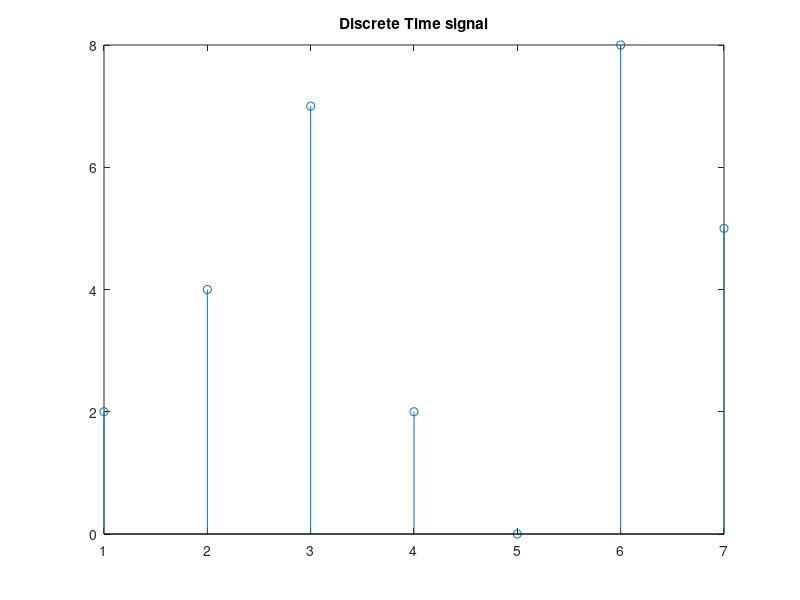
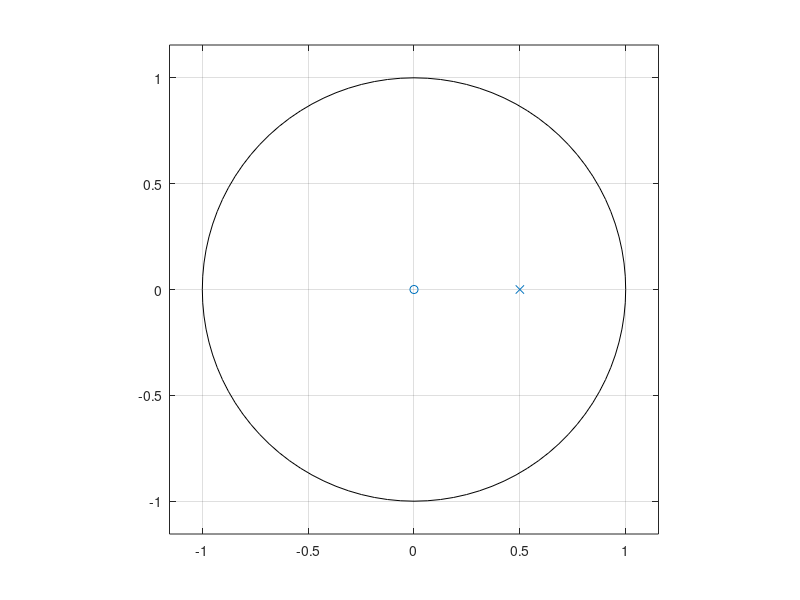
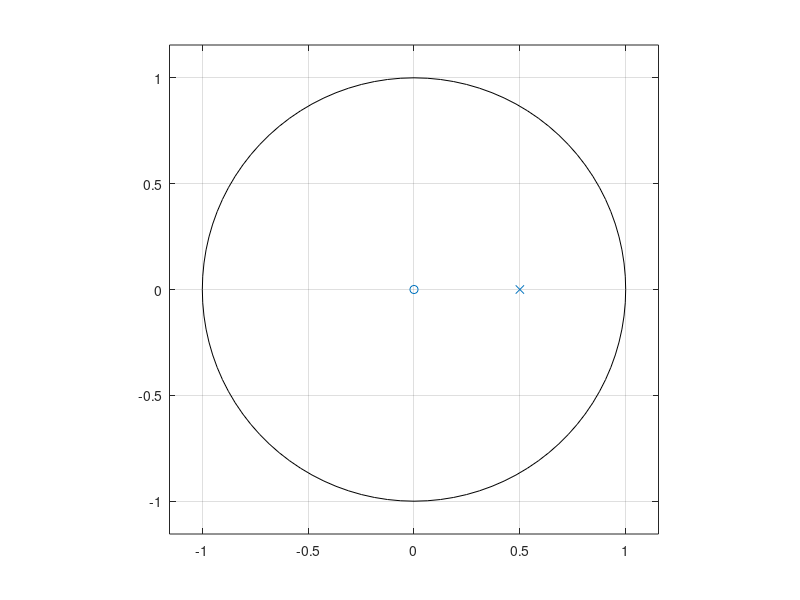
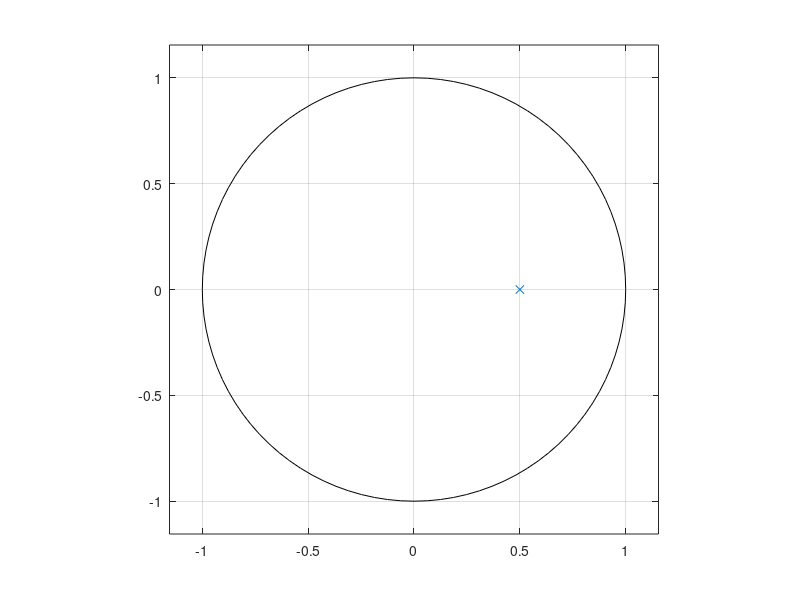

Recreate these plots in MATLAB, in order. (Note: this script raises an error after producing the figures.)
%% Lesson 6b
% * Have a overview idea of the z transform
% * Know how to plot pole zero plots of the z transform, and what to infer
% * Know how to input a signal to the transfer function of z transform

%% Review
x = [2 4 7 2 0 8 5];
stem(x);
title("Discrete Time signal");

%% Overview of the z transform
% The z transform converts a discrete time signal, which can be represented
% in real or complex numbers, into a sequence of complex exponentials.
% There are two key motivations of the z transform:
%
% * By identifying the impulse response of the system we can determine how
% it would perform in different frequencies
% * By identifying the presence of increasing or decreasing oscillations in
% the impulse response of a system we can determine whether the system
% could be stable or not

%% Z transform
% One of the things we usually evaluate in the z transform is the pole zero
% plot, since it can tell us about stability and causality in
% different regions of convergence. Let us just look at one simple example
% of a pole zero plot.

%% Z transform - generate a pole zero plot
% There are multiple ways to generate the pole zero plot. If you are
% interested, you should look up tf2zp (and its inverse, zp2tf), pzplot,
% etc. We are going to introduce the most simple function -- zplane. In the
% example, b1 and a1 and coefficients of the numerator and denominator,
% i.e, the transfer function. The transfer function is the
% the ratio between output (denominator) and input (numerator).

b1 = [1];       % numerator
a1 = [1 -0.5];  % denominator
figure;
zplane(b1, a1);

%% BE CAREFUL!
% If the input vectors are COLUMN vectors, they would be interpreted as
% poles and zeros, and if they are ROW vectors, they would be interpreted
% as coefficients of the transfer function.

%% BE CAREFUL!
% zplane takes negative power coefficients, while tf2zp (the one used
% in the homework) uses positive power coefficients.

% In particular, note that polynomials with negative power efficients are
% LEFT-ALIGNED, while polynomials with positive power coefficients are
% RIGHT-ALIGNED. E.g., for positive coefficients b1 and [0 b1] are the
% same polynomial, but not so if negative coefficients. See the following
% example.

% $1/(1-0.5z^-1) = z/(z-0.5)$
figure;
zplane(b1, a1);

% $(0+z^-1)/(1-z^-1) = 1/(z-0.5)$
figure;
zplane([0 b1], a1);

%% tf2zp and zp2tf
b = [2 3 0];
a = [1 1/sqrt(2) 1/4];

[z, p, k] = tf2zp(b, a);

figure;
zplane(z, p);
[b, a] = zp2tf(z, p, k);

%% tf2zpk
[z, p, k] = tf2zpk(b, a);
figure;
zplane(z, p);

%% Z transform - More examples!

b2 = [1];
a2 = [1 -1.5];
b3 = [1 -1 0.25];
a3 = [1 -23/10 1.2];

% Example 1 : One pole, outer region is stable and causal
figure;
subplot(3, 1, 1);
zplane(b1, a1);
title('$$H_1(z)=\frac{z}{z-\frac{1}{2}}$$', 'interpreter', 'latex');

% Example 2 : One pole, outer region is causal but not stable, inner region
% is stable but not causal
subplot(3, 1, 2);
zplane(b2,a2);
title('$$H_2(z)=\frac{z}{z-\frac{3}{2}}$$', 'interpreter', 'latex');

% Example 3 : Two poles, outer region is causal, middle region is stable
subplot(3, 1, 3);
zplane(b3, a3);
title('$$H_3(z)=\frac{(z-\frac{1}{2})^2}{(z-\frac{4}{5})(z-\frac{3}{2})}$$', ...
    'interpreter', 'latex');

%% On Stability and Causality
% * The system is stable iff the region contains the unit circle.
% * The system is causal iff the region contains infinity.
% * If there is an infinity to the pole, then it's not stable.
% * If all the poles are in the unit circle, then the system could be both
% stable and causal.

%% Z transform - Impulse Response
% The impulse response is useful because the Fourier transform of the
% impulse response allows us to evaluate what is going to happen at
% different frequencies.
%
% $h[n] = (1/2)^n$
[h1, t] = impz(b1, a1, 8);     % h is the IMPULSE RESPONSE
figure;
impz(b1, a1, 32);            % for visualization

%% Z transform - Convolution
% After you obtain the impulse response, you can apply the system
% by convolving the impulse response of the system with the signal.
n = 0:1:5;
x1 = (1/2).^n;
y1 = conv(x1, h1);

figure;
subplot(2, 1, 1);
stem(y1);
title('Convolution between x_1 and h_1');
subplot(2, 1, 2);
y2 = filter(b1, a1, x1);
stem(y2);
title('Filter with b_1,a_1 and x_1');
xlim([0 14]);

%% freqz: digital frequency response
[H, w] = freqz(b1, a1);

Hdb = 20*log10(abs(H));
Hph = rad2deg(unwrap(angle(H)));

figure;
subplot(2, 1, 1);
plot(w, Hdb);
xlabel("Frequency (rad)");
ylabel("|H| (dB)");
xlim([0 pi]);
xticks([0 pi/2 pi]);
xticklabels({'0', '\pi/2', '\pi'});
title("Magnitude Response");

subplot(2, 1, 2);
plot(w, Hph);
xlabel("Frequency (rad)");
ylabel("Phase (deg)");
xlim([0 pi]);
xticks([0 pi/2 pi]);
xticklabels({'0', '\pi/2', '\pi'});
title("Phase Response");

%% Another example of freqz
n = 1024;     % number of samples in frequency response
fs = 20000;   % sampling frequency of input signal
[H, f] = freqz(b1, a1, n, fs);

Hdb = 20*log10(abs(H));
Hph = rad2deg(unwrap(angle(H)));

figure;
subplot(2, 1, 1);
plot(f, Hdb);
xlabel("Frequency (Hz)");
ylabel("|H| (dB)")
xlim([0 fs/2]);
title("Magnitude Response");

subplot(2, 1, 2);
plot(f, Hph);
xlabel("Frequency (Hz)");
ylabel("Phase (deg)");
xlim([0 fs/2]);
title("Phase Response");

%% Another example of freqz
zer = -0.5;
pol = 0.9*exp(j*2*pi*[-0.3 0.3]');

figure;
zplane(zer, pol);

[b4,a4] = zp2tf(zer, pol, 1);

[H,w] = freqz(b4, a4);

Hdb = 20*log10(abs(H));
Hph = rad2deg(unwrap(angle(H)));

figure;
subplot(2, 1, 1);
plot(w, Hdb);
xlabel("Frequency (rad)");
ylabel("|H| (dB)");
xlim([0 pi]);
xticks([0 pi/2 pi]);
xticklabels({'0', '\pi/2', '\pi'});
title("Magnitude Response");

subplot(2, 1, 2);
plot(w, Hph);
xlabel("Frequency (rad)");
ylabel("Phase (deg)");
xlim([0 pi]);
xticks([0 pi/2 pi]);
xticklabels({'0', '\pi/2', '\pi'});
title("Phase Response");

%% freqs
% Used for an analog filter.
a = [1 0.4 1];
b = [0.2 0.3 1];

w = logspace(-1, 1);
H = freqs(b, a, w);

Hdb = 20*log10(abs(H));
Hph = rad2deg(unwrap(angle(H)));

figure;
subplot(2, 1, 1);
semilogx(w, Hdb);
xlabel("Frequency (rad/s)");
ylabel("|H| (dB)");
title("Magnitude Response");

subplot(2, 1, 2);
semilogx(w, Hph);
xlabel("Frequency (rad/s)");
ylabel("Phase (deg)");
title("Phase Response");
